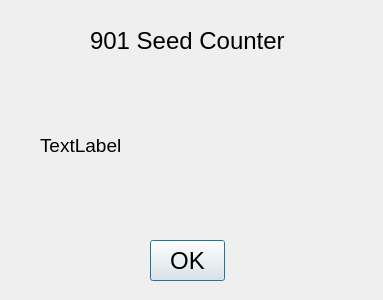
<?xml version="1.0" encoding="UTF-8"?>
<ui version="4.0">
 <class>AboutScreen</class>
 <widget class="QDialog" name="AboutScreen">
  <property name="geometry">
   <rect>
    <x>0</x>
    <y>0</y>
    <width>383</width>
    <height>300</height>
   </rect>
  </property>
  <property name="windowTitle">
   <string>AboutScreen</string>
  </property>
  <property name="modal">
   <bool>true</bool>
  </property>
  <widget class="QPushButton" name="btnOK">
   <property name="geometry">
    <rect>
     <x>150</x>
     <y>240</y>
     <width>75</width>
     <height>41</height>
    </rect>
   </property>
   <property name="font">
    <font>
     <family>Arial</family>
     <pointsize>18</pointsize>
    </font>
   </property>
   <property name="text">
    <string>OK</string>
   </property>
  </widget>
  <widget class="QLabel" name="lblAbout">
   <property name="geometry">
    <rect>
     <x>90</x>
     <y>20</y>
     <width>201</width>
     <height>41</height>
    </rect>
   </property>
   <property name="font">
    <font>
     <family>Arial</family>
     <pointsize>18</pointsize>
    </font>
   </property>
   <property name="text">
    <string>901 Seed Counter</string>
   </property>
  </widget>
  <widget class="QLabel" name="lblAboutInfo">
   <property name="geometry">
    <rect>
     <x>40</x>
     <y>80</y>
     <width>311</width>
     <height>131</height>
    </rect>
   </property>
   <property name="font">
    <font>
     <family>Arial</family>
     <pointsize>14</pointsize>
    </font>
   </property>
   <property name="text">
    <string>TextLabel</string>
   </property>
  </widget>
 </widget>
 <resources/>
 <connections/>
</ui>
